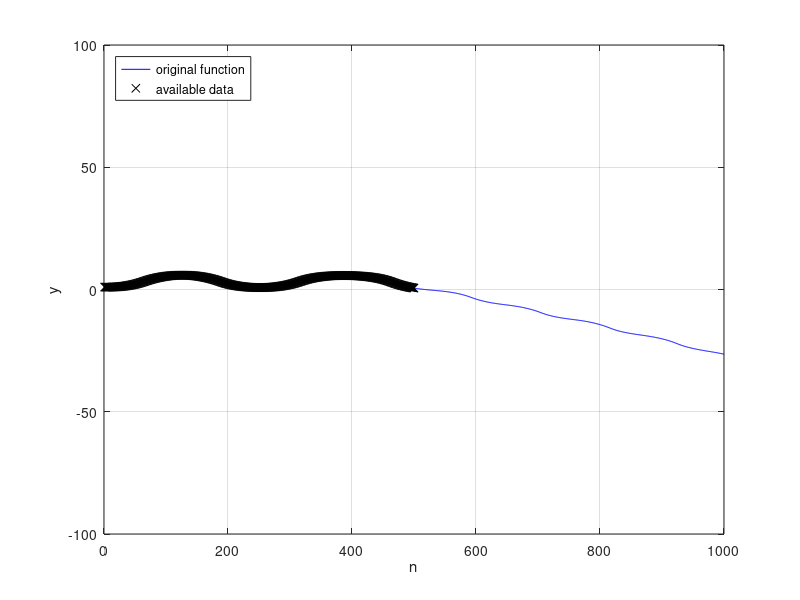

The MATLAB script that drew this image:
% generate data
function [X,Xtrain,Ytrain,fig,y] = data_generator3()

% data generator
umin=-5;
umax=5;
Tc=0.01;
T=0.01;
n=linspace(1,1000,1000);
X(1:1:1000)=1.5*pi*sin(n*T);
%X =rand(1,500).*(umax-umin);
%X= [X,rand(1,500).*(umax-umin)];
%X(501:1:1000)=sin(2*pi*1*n(501:1000)*T)+1;
%X=sin(n)*10;X
k=1;
y1(1)=1;
y2(1)=1.01;


for(i=1:1:1000)
    a=9.81*sin(y2(i));
    b=0.66*cos(y2(i));
    c=-X(i)-0.25*((y1(i)-y2(i))/T).^(2)*sin(y2(i));
    d=0.5*(4/3-(cos(y2(i)).^(2))/3);
    y(i)=2*y1(i)-y2(i)+T.^(2)*(a+b*c)/d;
    y1(i+1)=y(i);
    y2(i+1)=y1(i);
end
y1=y1(1:1:1000);
y2=y2(1:1:1000);
X=[X;y1;y2];
%f = abs( (X.^1.95)) + 2;
f=y;
fig = figure;
plot(n,f,'b-')
hold on
grid on

% available data points
Ytrain = f ;%+ 5*(rand(1,length(f))-.5);
Xtrain = X(:,1:500);
%n=n([1:30 81:450 601:930 970:1000]);
n=n(1:500);
Ytrain = Ytrain(1:500);
%plot(n,Ytrain,'kx',n,Xtrain)
plot(n,Ytrain,'kx')
xlabel('n')
ylabel('y')
ylim([-100 100])
legend('original function','available data','location','northwest')
end
